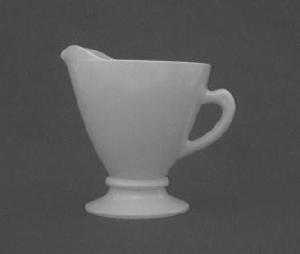
#> input picture teacup.jpg, 300 x 254 px
$ python flipping.py --image teacup.jpg
#> lines starting #> are read from the running program, lines starting #| are printed output that depends on the picture
# import the necessary packages
import argparse
import cv2
# construct the argument parser and parse the arguments
ap = argparse.ArgumentParser()
ap.add_argument("-i", "--image", required=True, help = "Path to the image")
args = vars(ap.parse_args())
# load the image and show it
image = cv2.imread(args["image"])
#> image is the input picture: shape (254, 300, 3); min 62, max 199, mean 89.6
cv2.imshow("Original", image)
# flip the image horizontally
flipped = cv2.flip(image, 1)
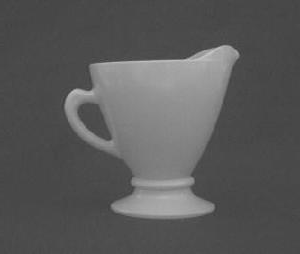
#> flipped: shape (254, 300, 3); min 62, max 199, mean 89.6
(h, w) = image.shape[:2]
#> h = 254; w = 300
(cX, cY) = (w / 2, h / 2)
#> cX = 150; cY = 127
M = cv2.getRotationMatrix2D((cX, cY), 45, 1.0)
rotated = cv2.warpAffine(flipped, M, (w, h))
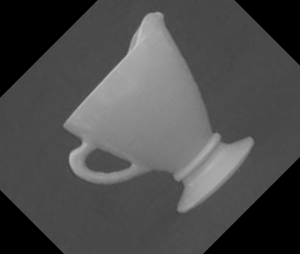
#> rotated: shape (254, 300, 3); min 0, max 196, mean 76.5

flipped = cv2.flip(rotated, 0)
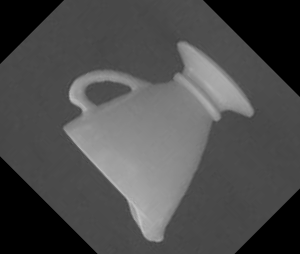
#> flipped: shape (254, 300, 3); min 0, max 196, mean 76.5


cv2.imshow("Flipped Horizontally", flipped)
#> (the run stopped early here; a loop or call above may not have finished)
